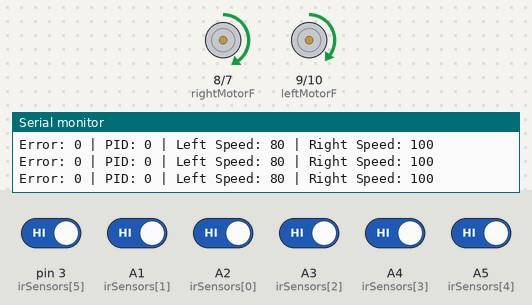
A sketch run on a simulated Arduino Uno, built with avr-gcc and run on an emulated ATmega328P. Parts: motor-driver pin pairs drawn as motors (green arrow = first pin HIGH = forward, orange = second pin HIGH = backward, longer = more drive, scaled by the enable pin), the last lines printed to the serial monitor. The test bench sets the inputs (shaded band); at power-on: A1 (irSensors[1]), A2 (irSensors[0]), A3 (irSensors[2]), A4 (irSensors[3]), A5 (irSensors[4]), pin 3 (irSensors[5]) HIGH.

Above: at 1.2 s.
1.3 s: pin 3 (irSensors[5]) driven LOW
At 1.7 s:
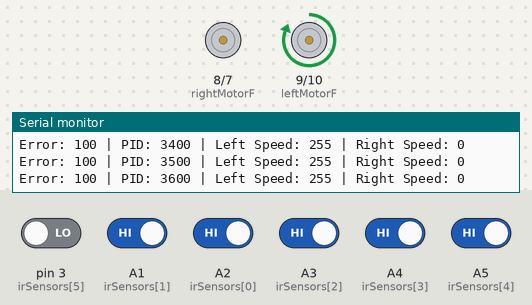
2.8 s: A1 (irSensors[1]) driven LOW
At 2.85 s:
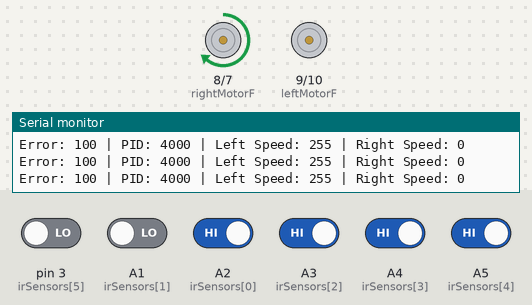
4.4 s: A2 (irSensors[0]) driven LOW
At 5.3 s:
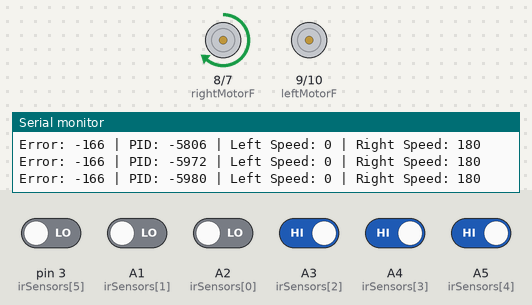
13.4 s: A1 (irSensors[1]) driven HIGH
At 14.7 s:
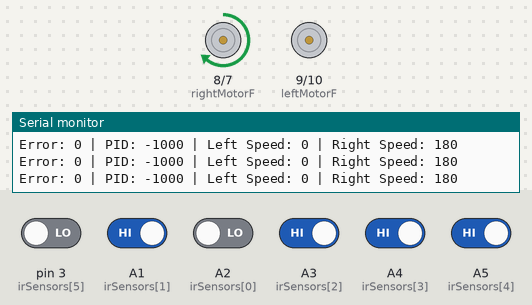
Timing chart, 0 to 16.4 s (numbered marks = the images above; inputs shaded):
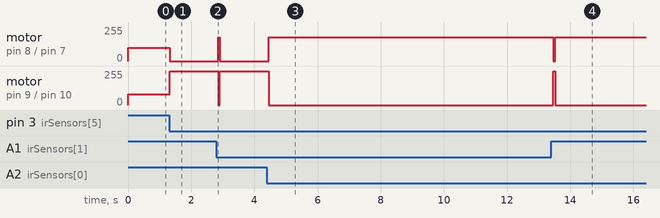

Measured:
- after the input at 1.3 s, motor on pin 8 (rightMotorF) / pin 7 (rightMotorB): forward 100/255 → stopped at once; motor on pin 9 (leftMotorF) / pin 10 (leftMotorB): forward 80/255 → forward 255/255 at once
- after the input at 2.8 s, motor on pin 8 (rightMotorF) / pin 7 (rightMotorB): stopped → forward 180/255 after 0.05 s, → stopped 0.06 s later; motor on pin 9 (leftMotorF) / pin 10 (leftMotorB): forward 255/255 → stopped after 0.05 s, → forward 255/255 0.06 s later
- after the input at 4.4 s, motor on pin 8 (rightMotorF) / pin 7 (rightMotorB): stopped → forward 180/255 after 0.05 s; motor on pin 9 (leftMotorF) / pin 10 (leftMotorB): forward 255/255 → stopped after 0.05 s
- after the input at 13.4 s, motor on pin 8 (rightMotorF) / pin 7 (rightMotorB): forward 180/255 → stopped after 0.06 s, → forward 180/255 0.06 s later; motor on pin 9 (leftMotorF) / pin 10 (leftMotorB): stopped → forward 255/255 after 0.06 s, → stopped 0.06 s later

The sketch:

29_08_2025.ino
```cpp
// Pin definitions
#define rightMotorF 8      // Right motor forward pin
#define rightMotorB 7      // Right motor backward pin
#define rightMotorPWM 6     // Right motor PWM pin (ENA)
#define leftMotorF 9        // Left motor forward pin
#define leftMotorB 10       // Left motor backward pin
#define leftMotorPWM 11     // Left motor PWM pin (ENB)

// Define IR sensor array pins
const int numSensors = 6;
const int irSensors[numSensors] = {A2,A1,A3,A4,A5,3};

// PID parameters
float kp = 30;    // Proportional gain
float ki = 1;     // Integral gain
float kd = 23;    // Derivative gain

const int baseSpeedLeft= 80;
const int baseSpeedRight= 100;

// PID variables
long integral = 0;
int previousError = 0;

void setup() {
  pinMode(rightMotorF, OUTPUT);
  pinMode(rightMotorB, OUTPUT);
  pinMode(rightMotorPWM, OUTPUT);
  pinMode(leftMotorF, OUTPUT);
  pinMode(leftMotorB, OUTPUT);
  pinMode(leftMotorPWM, OUTPUT);

  for (int i = 0; i < numSensors; i++) {
    pinMode(irSensors[i], INPUT);
  }

  Serial.begin(9600);
}

void loop() {
  int sensorStates[numSensors];
  for (int i = 0; i < numSensors; i++) {
    sensorStates[i] = digitalRead(irSensors[i]);
  }

  // Check for finish condition
//   if (checkFinishCondition(sensorStates)) {
//     // Move forward a bit
//     driveMotors(190,120);
//     delay(1000);  // Move forward for a short duration

// Serial.print("Sensors: ");
// for (int i = 0; i < numSensors; i++) {
//   Serial.print(sensorStates[i]);
//   Serial.print(" ");
// }
// Serial.println();

//     // If still all HIGH, stop the robot
//     if (checkFinishCondition(sensorStates)) {
//       stopMotors();
//       Serial.println("Finished: All sensors HIGH.");
//       while (true); // Halt the program to stop the robot
//     }
//   }

  int error = calculateError(sensorStates);
  int motorSpeedDifference = calculatePID(error);

  // Adjust motor speeds
  int leftSpeed = baseSpeedLeft + motorSpeedDifference;
  int rightSpeed = baseSpeedRight - motorSpeedDifference;

  leftSpeed = constrain(leftSpeed, 0, 255);
  rightSpeed = constrain(rightSpeed, 0, 180);

  driveMotors(leftSpeed, rightSpeed);

  Serial.print("Error: ");
  Serial.print(error);
  Serial.print(" | PID: ");
  Serial.print(motorSpeedDifference);
  Serial.print(" | Left Speed: ");
  Serial.print(leftSpeed);
  Serial.print(" | Right Speed: ");
  Serial.println(rightSpeed);

  delay(10);
}

int calculateError(int sensorStates[]) {
  int weights[numSensors] = {500, 500, 0, 0, -500, -500};

  long weightedSum = 0;
  int activeSensors = 0;

  for (int i = 0; i < numSensors; i++) {
    if (sensorStates[i] == HIGH) {
      weightedSum += weights[i];
      activeSensors++;
    }
  }

  if (activeSensors == 0) {
    return previousError;
  }

  int error = weightedSum / activeSensors;
  return error;
}

int calculatePID(int error) {
  integral += error;
  integral = constrain(integral, -1000, 1000);
  int derivative = error - previousError;
  float PID = (kp * error) + (ki * integral) + (kd * derivative);
  previousError = error;
  return (int) PID;
}

void driveMotors(int leftSpeed, int rightSpeed) {
  if (leftSpeed > 0) {
    digitalWrite(leftMotorF, HIGH);
    digitalWrite(leftMotorB, LOW);
    analogWrite(leftMotorPWM, leftSpeed);
  } else {
    digitalWrite(leftMotorF, LOW);
    digitalWrite(leftMotorB, HIGH);
    analogWrite(leftMotorPWM, -leftSpeed);
  }

  if (rightSpeed > 0) {
    digitalWrite(rightMotorF, HIGH);
    digitalWrite(rightMotorB, LOW);
    analogWrite(rightMotorPWM, rightSpeed);
  } else {
    digitalWrite(rightMotorF, LOW);
    digitalWrite(rightMotorB, HIGH);
    analogWrite(rightMotorPWM, -rightSpeed);
  }
}

// Function to check if all sensors are HIGH
bool checkFinishCondition(int sensorStates[]) {
  for (int i = 0; i < numSensors; i++) {
    if (sensorStates[i] == LOW) {
      return false;
    }
  }
  return true;
}

// Function to stop the motors
void stopMotors() {
  digitalWrite(leftMotorF, LOW);
  digitalWrite(leftMotorB, LOW);
  analogWrite(leftMotorPWM, 0);

  digitalWrite(rightMotorF, LOW);
  digitalWrite(rightMotorB, LOW);
  analogWrite(rightMotorPWM, 0);
}
```
